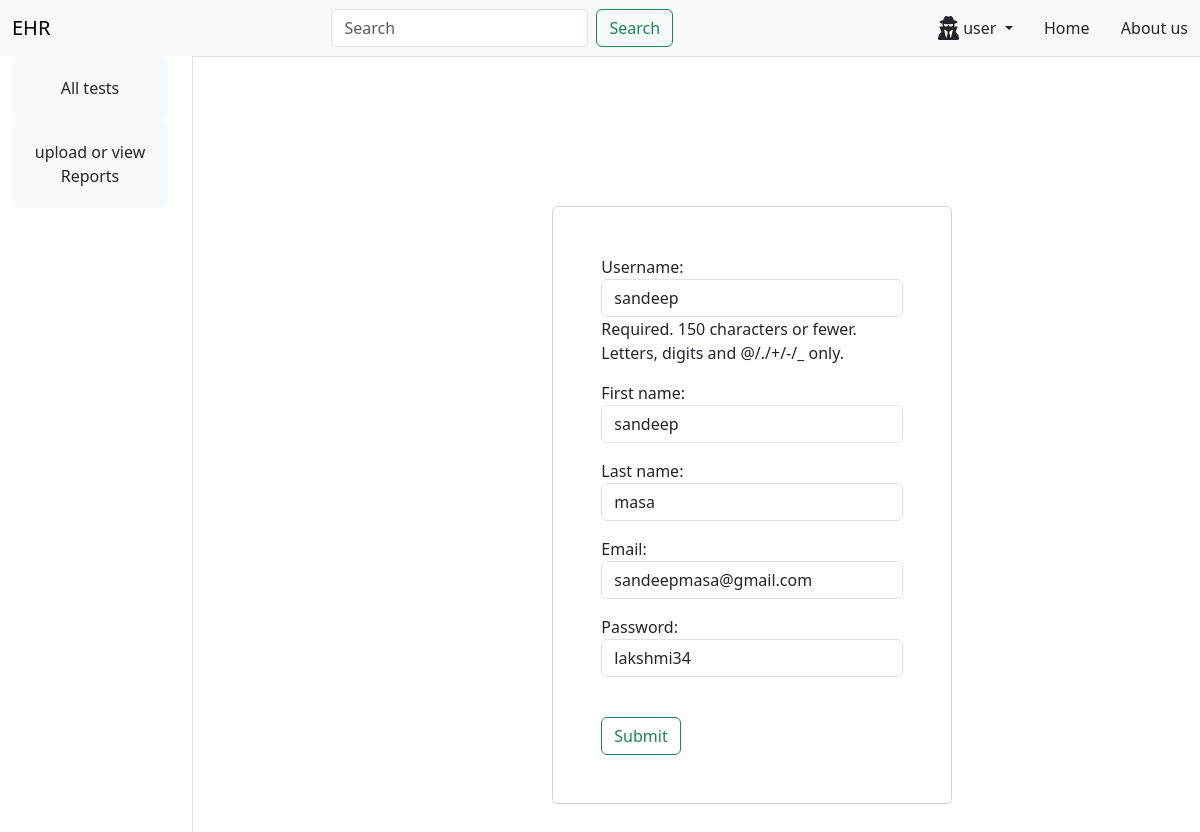
The app's page /profile/1 with its own data.
### ehr/models.py (models this page shows)
class User(AbstractUser):
    first_name = models.CharField( max_length=50)
    last_name = models.CharField( max_length=50)
    name = models.CharField(max_length=50)
    email = models.EmailField(unique=True,max_length=254)
    USERNAME_FIELD = 'email'
    REQUIRED_FIELDS = ['username']

### ehr/views.py (the view, shortened to what this page needs)
# urls.py: path('profile/<str:pk>',views.userProfile,name="profile"),
def userProfile(request,pk):
    user = User.objects.get(id=pk)
    form = UserForm(instance=user)
    context = {'form': form}
    return render(request,'ehr/profile.html',context)

### ehr/forms.py
class UserForm(ModelForm):
    class Meta:
        model = User
        fields = ['username','first_name','last_name','email','password']
    def __init__(self, *args, **kwargs):
        super(UserForm, self).__init__(*args, **kwargs)
        for field in self.fields.values():
            field.widget.attrs.update({
                'class': 'form-control'
            })

### ehr/templates/ehr/profile.html (shortened to what this page needs)
{% extends 'ehr/home.html' %}
{%block content%}
<div class="container-fluid mt-5">
    <div class="row min-vh-100 justify-content-center align-items-center">
      <div class="col-12 col-md-6 col-lg-4">
        <div class="card mx-auto" style="width: 25rem;">
          <div class="card-body p-5">
            <form method="POST" action="">
              {{form.as_p}}
              <br />
              <button type="submit" class="btn btn-outline-success">
                Submit
              </button>
            </form>
          </div>
        </div>
      </div>
    </div>
  </div>
{%endblock%}

### records on screen
User: username "sandeep", first_name "sandeep", last_name "masa", email "sandeepmasa@gmail.com", password "lakshmi34"
